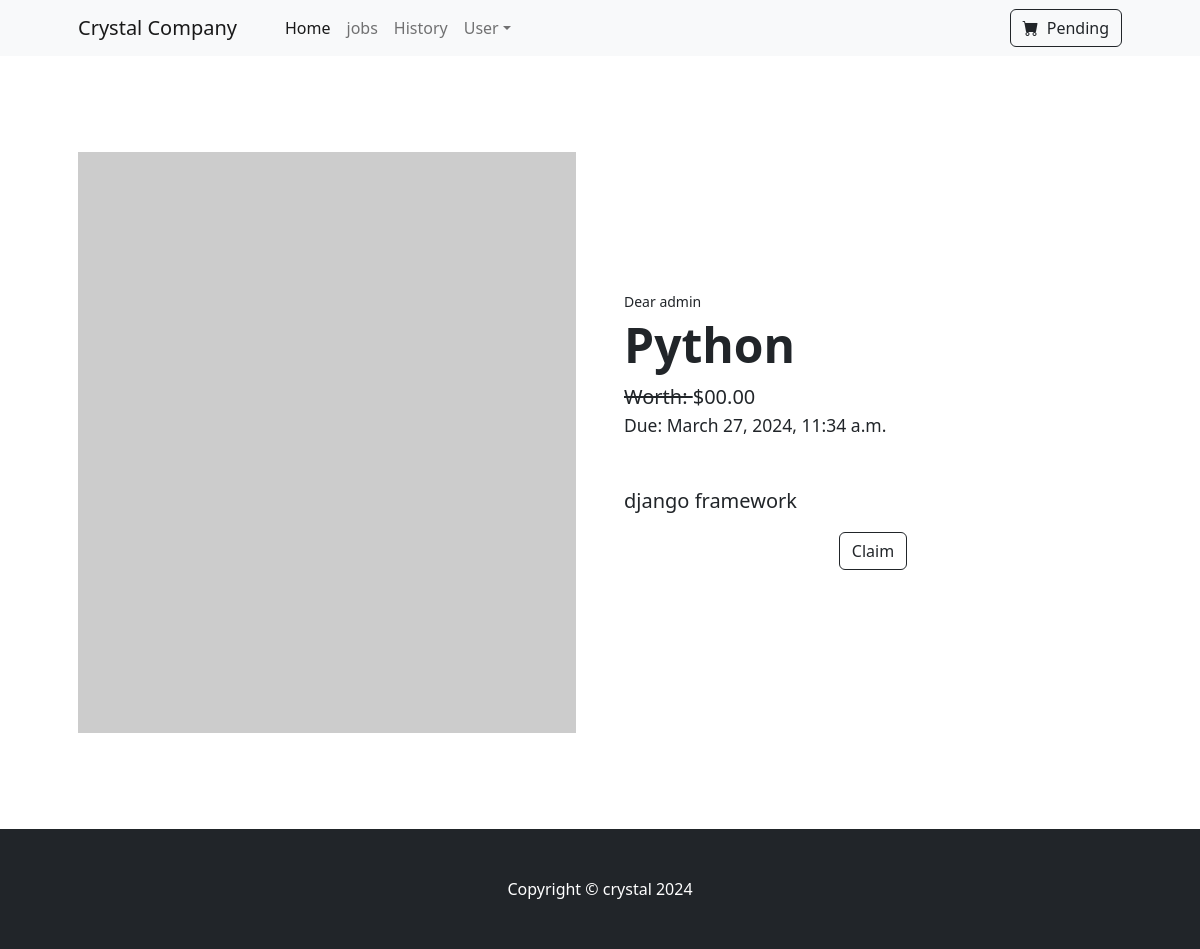
The app's page /jobs/1/ (signed in) with its own data.
### users/models.py (models this page shows, shortened)
class Jobs(models.Model):
    name = models.CharField(max_length = 50)
    description = models.TextField()
    due = models.DateTimeField()
    worth = models.CharField(max_length = 50, default="$00.00")
    cartegory = models.CharField(max_length = 50, default = "coding")
    status = models.BooleanField(default = False)
    author = models.ForeignKey(User, on_delete = models.CASCADE)
    class Meta:
        ordering = [ 'status' ]

### users/views.py (the view, shortened to what this page needs)
# urls.py: path("jobs/<int:pk>/", UserViews.jobspec.as_view(), name = "jobs_spec"),
class jobspec(LoginRequiredMixin, DetailView):
    model = Jobs
    template_name = ("index/jobspec.html")
    context_object_name = 'jobs_specs'

### index/templates/index/jobspec.html (shortened to what this page needs)
{% extends "index/base.html" %}
{% block body %}
<section class="py-5">
    <div class="container px-4 px-lg-5 my-5">
        <div class="row gx-4 gx-lg-5 align-items-center">
            <div class="col-md-6"><img class="card-img-top mb-5 mb-md-0" src="https://dummyimage.com/600x700/dee2e6/6c757d.jpg" alt="..." /></div>
            <div class="col-md-6">
                <div class="small mb-1">Dear {{ request.user.username }}</div>
                <h1 class="display-5 fw-bolder">{{ object.name }}</h1>
                <div class="fs-5 mb-5">
                    <span class="text-decoration-line-through">Worth: </span>
                    <span>{{ object.worth }}</span>
                    <p class="small mb-1">Due: {{ object.due }}</p>
                </div>
                <p class="lead">{{ object.description }}</p>
                <div class="card-footer p-4 pt-0 border-top-0 bg-transparent">
                    <form method = "POST" action = "{% url "jobs_spec" object.pk %}">
                        <div class="text-center" onclick = "addtocart()">
                            <button type = "submit" class="btn btn-outline-dark mt-auto">Claim</button>
                        </div>
                    </form>
                </div>
            </div>
        </div>
    </div>
</section>
{% endblock body %}

### records on screen
Jobs: name "Python", worth "$00.00", due "March 27, 2024, 11:34 a.m.", description "django framework"

### other values on screen
{{ request.user.username }} "admin"
